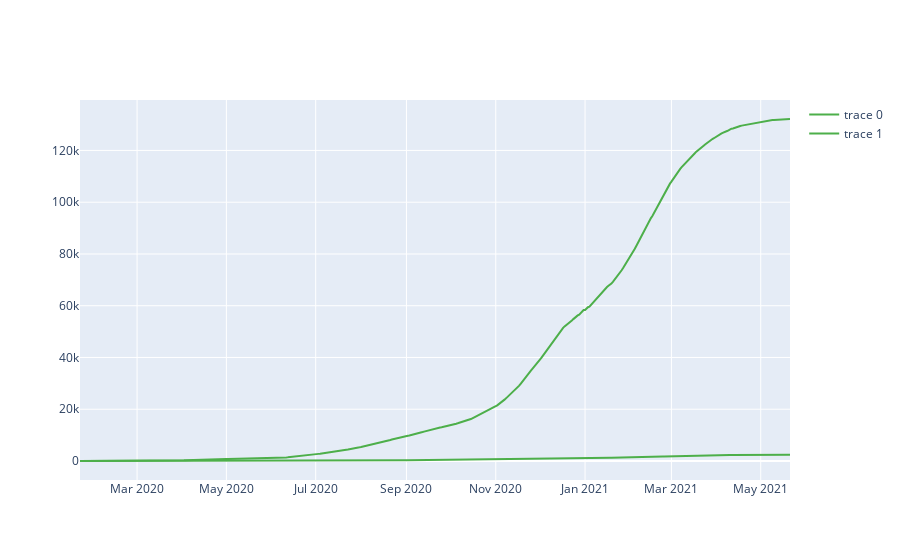

Here is the notebook cell this chart was saved with:
### Code cell
#feature=['Confirmed','Recovered','Deaths']
color = px.colors.qualitative.Set1
full_grouped = full_grouped[full_grouped["Country/Region"]=='Albania']
temp = full_grouped.groupby(['Date']).agg({'Confirmed': "sum"}).reset_index()
temp1 = full_grouped.groupby(['Date']).agg({'Deaths': "sum"}).reset_index()
        
fig = go.Figure()
fig.add_trace(go.Line(
            x=temp['Date'],
            y=temp['Confirmed'],
            marker=dict(color=color[2]),
            hovertemplate='Date: %{x} <br>Count: %{y:,.2f}',))
fig.add_trace(go.Line(
            x=temp1['Date'],
            y=temp1['Deaths'],
            marker=dict(color=color[2]),
            hovertemplate='Date: %{x} <br>Count: %{y:,.2f}',))
fig

### Figure 1 — Plotly figure (JSON) as saved in the notebook; plotly's stock layout.template omitted (floating-point values rounded to 4 significant figures; data arrays with more than 128 entries replaced by an {"elided": "..."} marker saying what was removed)
{"data": [{"hovertemplate": "Date: %{x} <br>Count: %{y:,.2f}", "marker": {"color": "rgb(77,175,74)"}, "type": "scatter", "x": {"elided": "486 str values"}, "y": {"elided": "486 int values"}}, {"hovertemplate": "Date: %{x} <br>Count: %{y:,.2f}", "marker": {"color": "rgb(77,175,74)"}, "type": "scatter", "x": {"elided": "486 str values"}, "y": {"elided": "486 int values"}}], "layout": {}}
